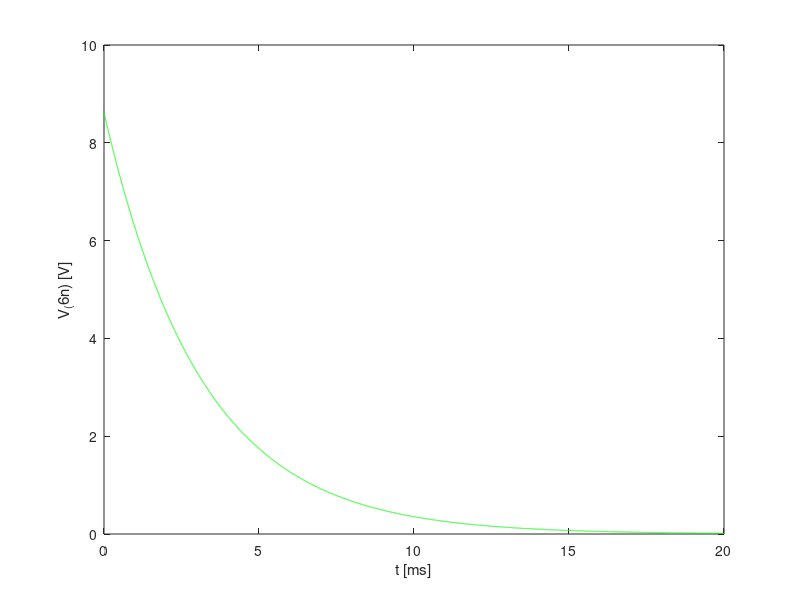
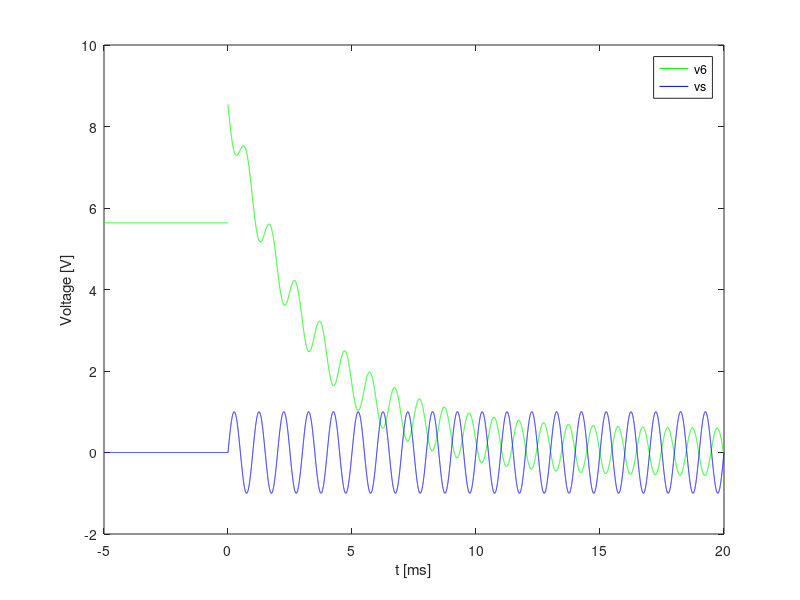
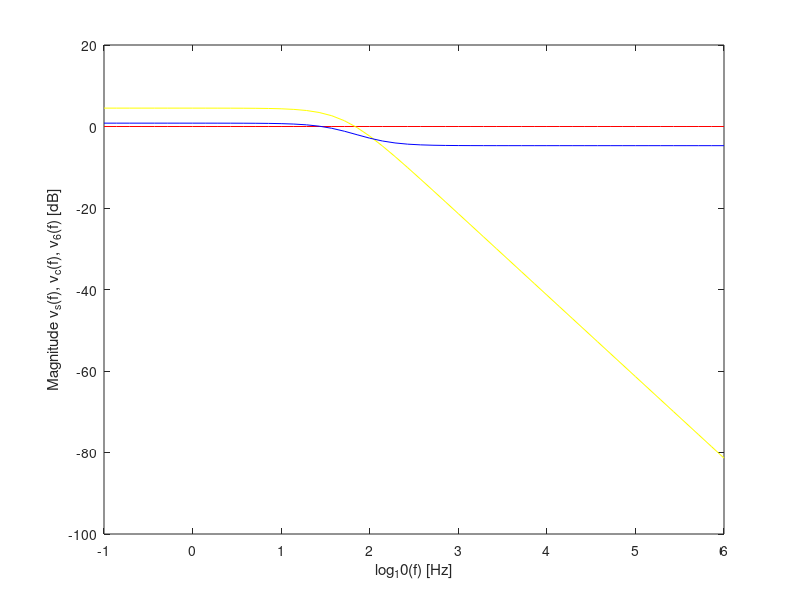
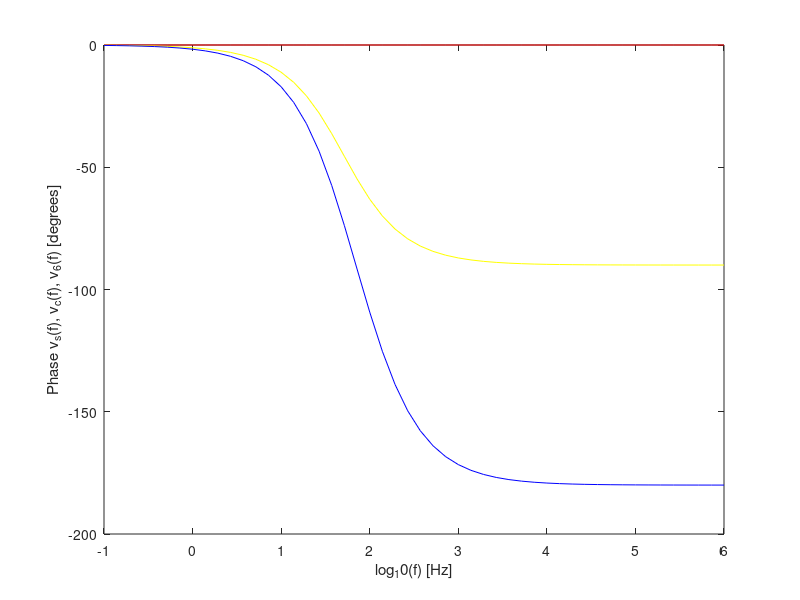

The MATLAB script that drew these images, in order:
close all
clear all

format long

%%Variable Values
R1 = 1.02597459645e3; 
R2 = 2.02178008702e3; 
R3 = 3.03144887426e3; 
R4 = 4.13109833342e3; 
R5 = 3.09601431108e3; 
R6 = 2.01920057699e3; 
R7 = 1.02918842978e3; 
Vs = 5.1256272592; 
C = 1.011814928e-6; 
Kb = 7.28538907285e-3; 
Kd = 8.0919603219e3;


G1=1/R1;
G2=1/R2;
G3=1/R3;
G4=1/R4;
G5=1/R5;
G6=1/R6;
G7=1/R7;


%%-----------------> NODE METHOD to calculate voltages t<0 <-------------------

H=[1,0,0,0,0,0,0; ...
   G1,-G1-G2-G3,G2,G3,0,0,0; ...
   0,G2+Kb,-G2,-Kb,0,0,0; ...
   0,G3,0,-G3-G4-G5,G5,G7,-G7; ...
   0,-Kb,0,Kb+G5,-G5,0,0; ...
   0,0,0,0,0,-G6-G7,G7; ...
   0,0,0,1,0,Kd*G6,-1];
d=[Vs;0;0;0;0;0;0];

V=inv(H)*d;

V1=V(1);
V2=V(2);
V3=V(3);
V4=0;
V5=V(4);
V6_b=V(5);
V7=V(6);
V8=V(7);


%printf('$I_b$ = %e\n$I_d$ = %e\n$I_{R1}$ = %e\n$I_{R2}$ = %e\n$I_{R3}$ = %e\n$I_{R4}$ = %e\n$I_{R5}$ = %e\n$I_{R6}$ = %e\n$I_{R7}$ = %e\n',Ib,Id,IR1,IR2,IR3,IR4,IR5,IR6,IR7);


printf('op_TAB\n');
printf('$V_1$ = %.11f\n$V_2$ = %.11f\n$V_3$ = %.11f\n$V_4$ = %.11f\n$V_5$ = %.11f\n$V_6$ = %.11f\n$V_7$ = %.11f\n$V_8$ = %.11f\n', V1,V2,V3,V4,V5,V6_b,V7,V8);
printf('op_END\n');

%%-----------------> Calculate equivalent resistor <-------------------

Vx=V6_b-V8;

%H=[1,0,0,0,0,0,0; ...
%   G1,-G1-G2-G3,G2,G3,0,0,0; ...
%   0,G2+Kb,-G2,-Kb,0,0,0; ...
%   0,0,0,1,0,Kd*G6,-1; ...
%   0,0,0,0,1,0,-1; ...
%   0,0,0,0,0,-G6-G7,G7; ...
%   G1,-G1,0,-G4,0,-G6,0];
Vs=0;  
H=[1,0,0,0,0,0,0; ...
   G1,-G1-G2-G3,G2,G3,0,0,0; ...
   0,G2+Kb,-G2,-Kb,0,0,0; ...
   0,0,0,1,0,Kd*G6,-1; ...
   0,0,0,0,1,0,-1; ...
   0,0,0,0,0,-G6-G7,G7; ...
   G4,G3,0,-G3-G4,0,G6+G7,-G7];   

   
d=[Vs;0;0;0;Vx;0;0];

V=inv(H)*d;

V1=V(1);
V2=V(2);
V3=V(3);
V4=0;
V5=V(4);
V6_0=V(5);
V7=V(6);
V8=V(7);


Ix=G5*(V5-V6_0)-Kb*(V2-V5);
%Ix=-G7*(V7-V8)+Kd*G6*V7;
Req=Vx/Ix; 
Req=-Req; %Não sabemos ainda o erro do Ix


%printf('$I_b$ = %e\n$I_d$ = %e\n$I_{R1}$ = %e\n$I_{R2}$ = %e\n$I_{R3}$ = %e\n$I_{R4}$ = %e\n$I_{R5}$ = %e\n$I_{R6}$ = %e\n$I_{R7}$ = %e\n',Ib,Id,IR1,IR2,IR3,IR4,IR5,IR6,IR7);


printf('op_TAB\n');
printf('$V_1$ = %.11f\n$V_2$ = %.11f\n$V_3$ = %.11f\n$V_4$ = %.11f\n$V_5$ = %.11f\n$V_6$ = %.11f\n$V_7$ = %.11f\n$V_8$ = %.11f\n', V1,V2,V3,V4,V5,V6_0,V7,V8);
printf('op_END\n');

%%-----------------> Calculate natural solution <-------------------

t=0:1e-6:20e-3;

Vx=V6_0-V8;

wn=-1/(Req*C);

v6_n=Vx*exp(wn*t);

nat_sol = figure ();
plot (t*1000, v6_n, "g"); 
xlabel ("t [ms]");
ylabel ("V_(6n) [V]");
print (nat_sol, "nat_sol.eps", "-depsc");


%%-----------------> Calculate forced solution <-------------------
f=1000;
w=2*pi*f;
Zc=1/(j*w*C);
Gc=1/Zc;
Vs=exp(-pi/2*j);


H=[1,0,0,0,0,0,0; ...
   G1,-G1-G2-G3,G2,G3,0,0,0; ...
   0,G2+Kb,-G2,-Kb,0,0,0; ...
   0,G3,0,-G3-G4-G5,G5+Gc,G7,-Gc-G7; ...
   0,-Kb,0,Kb+G5,-G5-Gc,0,Gc; ...
   0,0,0,0,0,-G6-G7,G7; ...
   0,0,0,1,0,Kd*G6,-1];
d=[Vs;0;0;0;0;0;0];

V=inv(H)*d;

V1=V(1);  
V2=V(2);
V3=V(3);
V4=0;
V5=V(4);
V6_a=V(5);
V7=V(6);
V8=V(7);


printf('op_TAB\n');
printf('$V_1$ = %fe^{%fj}\n$V_2$ = %fe^{%fj}\n$V_3$ = %fe^{%fj}\n$V_4$ = %fe^{%fj}\n$V_5$ = %fe^{%fj}\n$V_6$ = %fe^{%fj}\n$V_7$ = %fe^{%fj}\n$V_8$ = %fe^{%fj}\n', abs(V1),angle(V1),abs(V2),angle(V2),abs(V3),angle(V3),abs(V4),angle(V4),abs(V5),angle(V5),...
abs(V6_a),angle(V6_a),abs(V7),angle(V7),abs(V8),angle(V8));
printf('op_END\n');

%%-----------------> Calculate total solution <-------------------


Gain=abs(V6_a);
Phase=angle(V6_a);

v6_forc=Gain*cos(w*t+Phase);

v6=v6_n+v6_forc;

vs=sin(w*t);

tb=-5e-3:1e-6:0;

V6_b=ones(1,length(tb))*V6_b;
Vs=ones(1,length(tb))*Vs;


tot_sol = figure ();
plot (t*1000, v6, "g");  
hold on;
plot (t*1000, vs, "b");
hold on;
plot (tb*1000, V6_b, "g"); 
%hold on;
%plot (0, V6_0, "g"); 
hold on;
plot (tb*1000, Vs, "b");
xlabel ("t [ms]");
ylabel ("Voltage [V]");
legend("v6","vs");
print (tot_sol, "tot_sol.eps", "-depsc");



%%-----------------> Frequency Response <-------------------

f=logspace(-1,6); %Hz

for i=1:length(f)
	
w=2*pi*f(i);
Zc=1/(j*w*C);
Gc=1/Zc;
Vs=exp(-pi/2*j);


H=[1,0,0,0,0,0,0; ...
   G1,-G1-G2-G3,G2,G3,0,0,0; ...
   0,G2+Kb,-G2,-Kb,0,0,0; ...
   0,G3,0,-G3-G4-G5,G5+Gc,G7,-Gc-G7; ...
   0,-Kb,0,Kb+G5,-G5-Gc,0,Gc; ...
   0,0,0,0,0,-G6-G7,G7; ...
   0,0,0,1,0,Kd*G6,-1];
d=[Vs;0;0;0;0;0;0];

V=inv(H)*d;

V6(i)=V(5);
V8(i)=V(7);

%disp(i);
end

plot(f,V6);

disp(length(f))
disp(length(V6))
disp(length(Vs))

Vs=ones(1,length(f))*Vs;

T6=V6./Vs;
Tc=(V6-V8)./Vs;
Ts=Vs./Vs;
magn6=abs(T6);
magnc=abs(Tc);
magns=abs(Ts);
phase6=angle(T6);
phasec=angle(Tc);
phases=angle(Ts);

freq_db = figure ();
plot (log10(f), 20*log10(magns), "r"); 
hold on;
plot (log10(f), 20*log10(magnc), "y");
hold on;
plot (log10(f), 20*log10(magn6), "b");
xlabel ("log_10(f) [Hz]");
ylabel ("Magnitude v_s(f), v_c(f), v_6(f) [dB]");
print (freq_db, "freq_db.eps", "-depsc");

phase_ang = figure ()
plot (log10(f), phases*180/pi, "r"); 
hold on;
plot (log10(f), phasec*180/pi, "y");
hold on;
plot (log10(f), phase6*180/pi, "b");
xlabel ("log_10(f) [Hz]");
ylabel ("Phase v_s(f), v_c(f), v_6(f) [degrees]");
print (phase_ang, "phase_ang.eps", "-depsc");



















